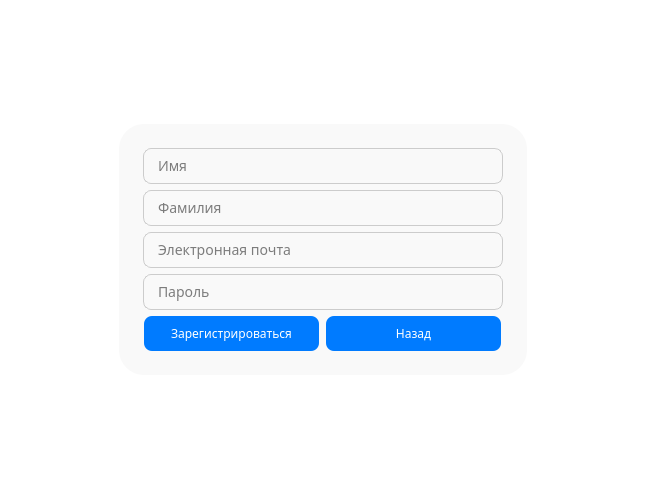
<?xml version="1.0" encoding="UTF-8"?>
<ui version="4.0">
 <class>RegisterPageForCandidate</class>
 <widget class="QWidget" name="RegisterPageForCandidate">
  <property name="geometry">
   <rect>
    <x>0</x>
    <y>0</y>
    <width>646</width>
    <height>498</height>
   </rect>
  </property>
  <property name="windowTitle">
   <string>Form</string>
  </property>
  <property name="styleSheet">
   <string notr="true">QWidget {
	background-color: white;
}</string>
  </property>
  <layout class="QGridLayout" name="gridLayout_3">
   <item row="2" column="1">
    <spacer name="verticalSpacer_4">
     <property name="orientation">
      <enum>Qt::Orientation::Vertical</enum>
     </property>
     <property name="sizeHint" stdset="0">
      <size>
       <width>20</width>
       <height>40</height>
      </size>
     </property>
    </spacer>
   </item>
   <item row="1" column="1">
    <widget class="QWidget" name="widget" native="true">
     <property name="styleSheet">
      <string notr="true">QWidget {
    
    border-radius: 25px;
	background-color: rgb(249, 249, 249);
}</string>
     </property>
     <layout class="QGridLayout" name="gridLayout_2">
      <item row="1" column="0">
       <spacer name="horizontalSpacer">
        <property name="orientation">
         <enum>Qt::Orientation::Horizontal</enum>
        </property>
        <property name="sizeType">
         <enum>QSizePolicy::Policy::Fixed</enum>
        </property>
        <property name="sizeHint" stdset="0">
         <size>
          <width>15</width>
          <height>20</height>
         </size>
        </property>
       </spacer>
      </item>
      <item row="1" column="1">
       <layout class="QGridLayout" name="gridLayout">
        <item row="0" column="0">
         <layout class="QVBoxLayout" name="verticalLayout">
          <item>
           <widget class="QLineEdit" name="registrationLineNameCandidate">
            <property name="sizePolicy">
             <sizepolicy hsizetype="Fixed" vsizetype="Fixed">
              <horstretch>0</horstretch>
              <verstretch>0</verstretch>
             </sizepolicy>
            </property>
            <property name="minimumSize">
             <size>
              <width>360</width>
              <height>35</height>
             </size>
            </property>
            <property name="font">
             <font>
              <family>Golos Text</family>
              <pointsize>-1</pointsize>
             </font>
            </property>
            <property name="styleSheet">
             <string notr="true">QLineEdit {
    border: 1px solid #ccc;
    border-radius: 8px;
    padding: 6px 12px;
    background-color: #f9f9f9;
    font-size: 14px;
	color: black;
}</string>
            </property>
            <property name="placeholderText">
             <string>Имя</string>
            </property>
           </widget>
          </item>
          <item>
           <widget class="QLineEdit" name="registrationLineSurnameCandidate">
            <property name="sizePolicy">
             <sizepolicy hsizetype="Fixed" vsizetype="Fixed">
              <horstretch>0</horstretch>
              <verstretch>0</verstretch>
             </sizepolicy>
            </property>
            <property name="minimumSize">
             <size>
              <width>360</width>
              <height>35</height>
             </size>
            </property>
            <property name="font">
             <font>
              <family>Golos Text</family>
              <pointsize>-1</pointsize>
             </font>
            </property>
            <property name="styleSheet">
             <string notr="true">QLineEdit {
    border: 1px solid #ccc;
    border-radius: 8px;
    padding: 6px 12px;
    background-color: #f9f9f9;
    font-size: 14px;
	color: black;
}</string>
            </property>
            <property name="placeholderText">
             <string>Фамилия</string>
            </property>
           </widget>
          </item>
          <item>
           <widget class="QLineEdit" name="registrationLineEmailCandidate">
            <property name="sizePolicy">
             <sizepolicy hsizetype="Fixed" vsizetype="Fixed">
              <horstretch>0</horstretch>
              <verstretch>0</verstretch>
             </sizepolicy>
            </property>
            <property name="minimumSize">
             <size>
              <width>360</width>
              <height>35</height>
             </size>
            </property>
            <property name="font">
             <font>
              <family>Golos Text</family>
              <pointsize>-1</pointsize>
             </font>
            </property>
            <property name="styleSheet">
             <string notr="true">QLineEdit {
    border: 1px solid #ccc;
    border-radius: 8px;
    padding: 6px 12px;
    background-color: #f9f9f9;
    font-size: 14px;
	color: black;
}</string>
            </property>
            <property name="placeholderText">
             <string>Электронная почта</string>
            </property>
           </widget>
          </item>
          <item>
           <widget class="QLineEdit" name="registrationLinePasswordCandidate">
            <property name="sizePolicy">
             <sizepolicy hsizetype="Fixed" vsizetype="Fixed">
              <horstretch>0</horstretch>
              <verstretch>0</verstretch>
             </sizepolicy>
            </property>
            <property name="minimumSize">
             <size>
              <width>360</width>
              <height>35</height>
             </size>
            </property>
            <property name="font">
             <font>
              <family>Golos Text</family>
              <pointsize>-1</pointsize>
             </font>
            </property>
            <property name="styleSheet">
             <string notr="true">QLineEdit {
    border: 1px solid #ccc;
    border-radius: 8px;
    padding: 6px 12px;
    background-color: #f9f9f9;
    font-size: 14px;
	color: black;
}</string>
            </property>
            <property name="echoMode">
             <enum>QLineEdit::EchoMode::PasswordEchoOnEdit</enum>
            </property>
            <property name="placeholderText">
             <string>Пароль</string>
            </property>
           </widget>
          </item>
         </layout>
        </item>
        <item row="1" column="0">
         <layout class="QHBoxLayout" name="horizontalLayout">
          <item>
           <widget class="QPushButton" name="PBregistrationCandidate">
            <property name="sizePolicy">
             <sizepolicy hsizetype="Fixed" vsizetype="Fixed">
              <horstretch>0</horstretch>
              <verstretch>0</verstretch>
             </sizepolicy>
            </property>
            <property name="minimumSize">
             <size>
              <width>175</width>
              <height>35</height>
             </size>
            </property>
            <property name="font">
             <font>
              <family>Golos Text</family>
             </font>
            </property>
            <property name="styleSheet">
             <string notr="true">QPushButton {
    background-color: #007BFF;
    color: white;
    border-radius: 8px;
    padding: 6px 12px;
}

QPushButton:hover {
    background-color: #0069d9;
}</string>
            </property>
            <property name="text">
             <string>Зарегистрироваться</string>
            </property>
           </widget>
          </item>
          <item>
           <widget class="QPushButton" name="backToStatusPB">
            <property name="sizePolicy">
             <sizepolicy hsizetype="Fixed" vsizetype="Fixed">
              <horstretch>0</horstretch>
              <verstretch>0</verstretch>
             </sizepolicy>
            </property>
            <property name="minimumSize">
             <size>
              <width>175</width>
              <height>35</height>
             </size>
            </property>
            <property name="font">
             <font>
              <family>Golos Text</family>
             </font>
            </property>
            <property name="styleSheet">
             <string notr="true">QPushButton {
    background-color: #007BFF;
    color: white;
    border-radius: 8px;
    padding: 6px 12px;
}

QPushButton:hover {
    background-color: #0069d9;
}</string>
            </property>
            <property name="text">
             <string>Назад</string>
            </property>
           </widget>
          </item>
         </layout>
        </item>
       </layout>
      </item>
      <item row="2" column="1">
       <spacer name="verticalSpacer_2">
        <property name="orientation">
         <enum>Qt::Orientation::Vertical</enum>
        </property>
        <property name="sizeType">
         <enum>QSizePolicy::Policy::Fixed</enum>
        </property>
        <property name="sizeHint" stdset="0">
         <size>
          <width>20</width>
          <height>15</height>
         </size>
        </property>
       </spacer>
      </item>
      <item row="0" column="1">
       <spacer name="verticalSpacer">
        <property name="orientation">
         <enum>Qt::Orientation::Vertical</enum>
        </property>
        <property name="sizeType">
         <enum>QSizePolicy::Policy::Fixed</enum>
        </property>
        <property name="sizeHint" stdset="0">
         <size>
          <width>20</width>
          <height>15</height>
         </size>
        </property>
       </spacer>
      </item>
      <item row="1" column="2">
       <spacer name="horizontalSpacer_2">
        <property name="orientation">
         <enum>Qt::Orientation::Horizontal</enum>
        </property>
        <property name="sizeType">
         <enum>QSizePolicy::Policy::Fixed</enum>
        </property>
        <property name="sizeHint" stdset="0">
         <size>
          <width>15</width>
          <height>20</height>
         </size>
        </property>
       </spacer>
      </item>
     </layout>
    </widget>
   </item>
   <item row="1" column="0">
    <spacer name="horizontalSpacer_3">
     <property name="orientation">
      <enum>Qt::Orientation::Horizontal</enum>
     </property>
     <property name="sizeHint" stdset="0">
      <size>
       <width>40</width>
       <height>20</height>
      </size>
     </property>
    </spacer>
   </item>
   <item row="0" column="1">
    <spacer name="verticalSpacer_3">
     <property name="orientation">
      <enum>Qt::Orientation::Vertical</enum>
     </property>
     <property name="sizeHint" stdset="0">
      <size>
       <width>20</width>
       <height>40</height>
      </size>
     </property>
    </spacer>
   </item>
   <item row="1" column="2">
    <spacer name="horizontalSpacer_4">
     <property name="orientation">
      <enum>Qt::Orientation::Horizontal</enum>
     </property>
     <property name="sizeHint" stdset="0">
      <size>
       <width>40</width>
       <height>20</height>
      </size>
     </property>
    </spacer>
   </item>
  </layout>
 </widget>
 <resources/>
 <connections/>
</ui>
